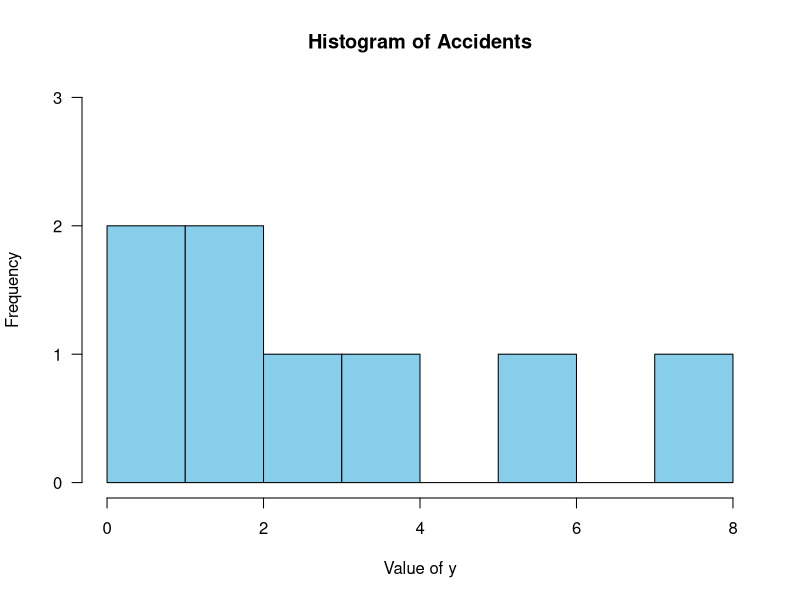
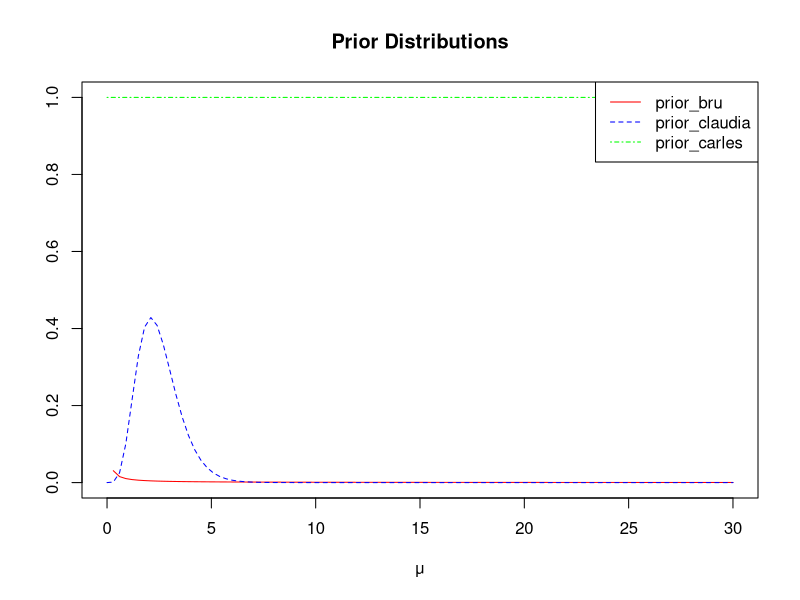
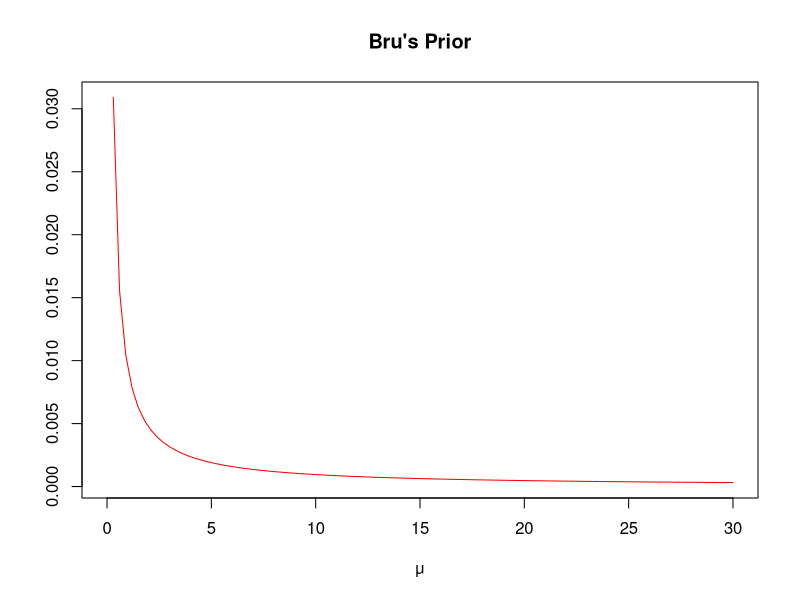
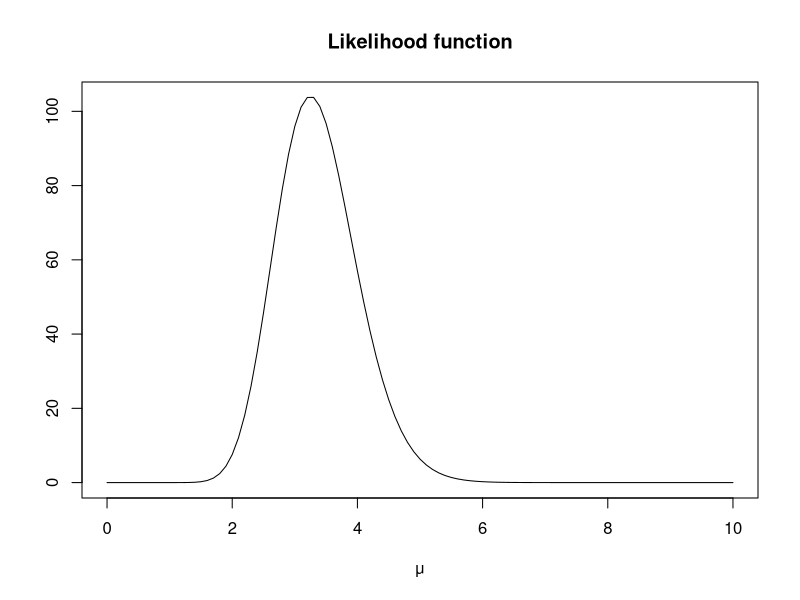
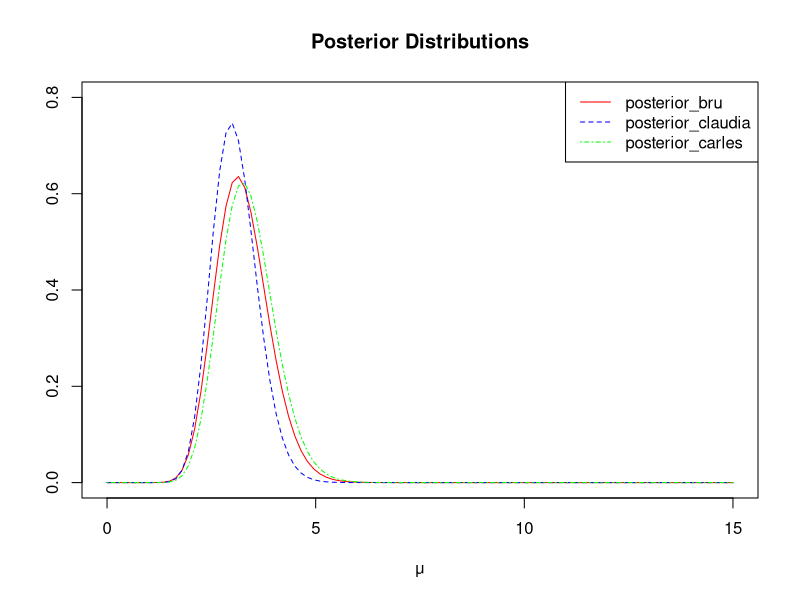
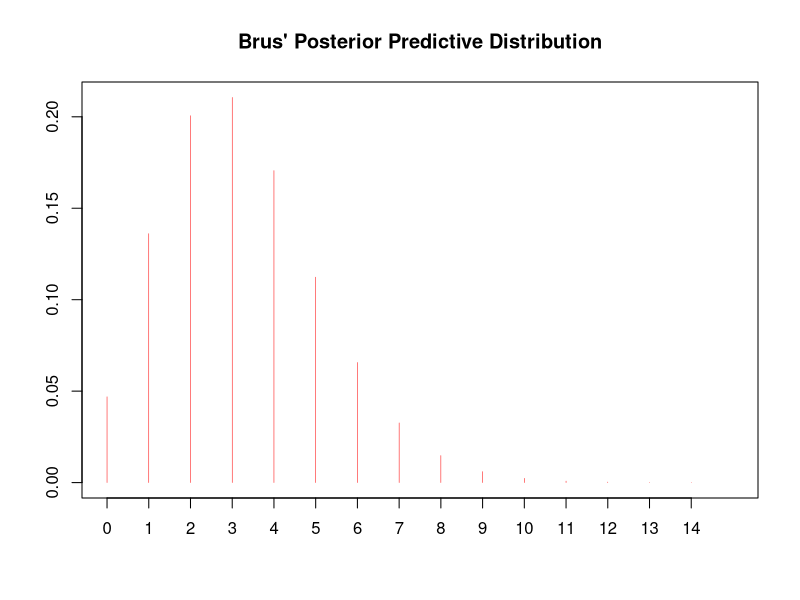
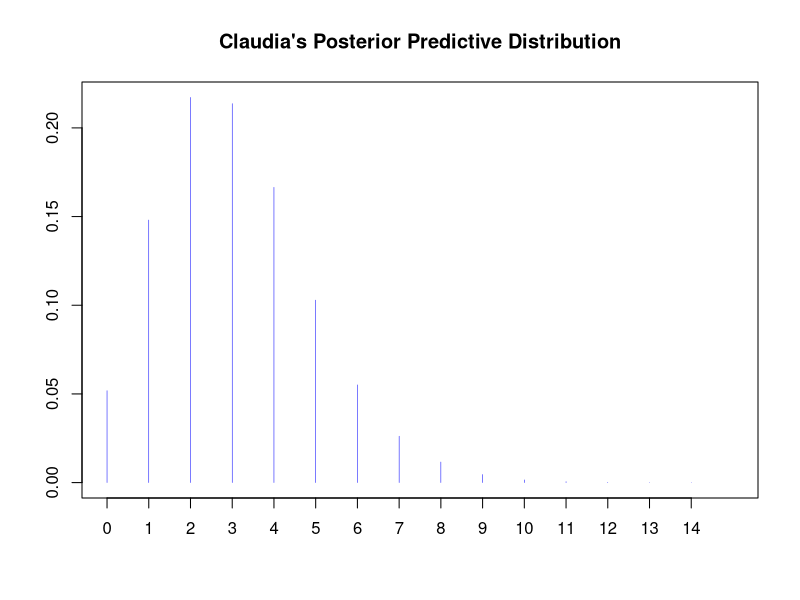
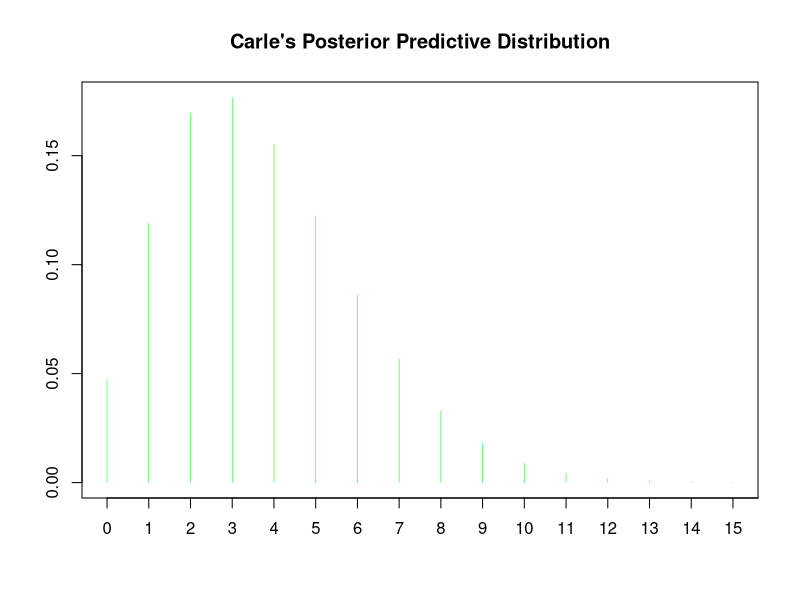

The R script that drew these images, in order:
## ---- chunk 1
knitr::opts_chunk$set(echo = TRUE)
## ---- chunk 2
###### data

y <- c(3, 2, 0, 8, 2, 4, 6, 1) 
n <- length(y)
n
y
## ---- chunk 3
hist(y, 
     breaks = 8,            # Number of bins
     col = "skyblue",        # Fill color
     border = "black",       # Border color
     main = "Histogram of Accidents", # Main title
     xlab = "Value of y",    # X-axis label
     ylab = "Frequency",     # Y-axis label
     xlim = c(min(y), max(y)), # X-axis limits
     ylim = c(0, 3),         # Y-axis limits
     probability = FALSE,     # Normalize to probability density
     las = 1                  # Make labels horizontal
)
## ---- chunk 4
mean.y <- mean(y)
std.y <- sd(y)
mean.y; std.y
## ---- chunk 5
# Initialize the probability densities for the three prior distributions
prior_bru <- function(x) dgamma(x, 0.01, 0.001)
prior_claudia <- function(x) dgamma(x, 6.25, 2.5)
prior_carles <- function(x) ifelse(x >= 0, 1, 0)

# Define custom colors for the distributions
bruprior_color <- "red"
claudiaprior_color <- "blue"
carlesprior_color <- "green"


par(mfrow = c(1, 1))
plot(prior_bru, xlim = c(0, 30), ylim = c(0, 1), main = "Prior Distributions",
     ylab = "", xlab = "μ", lty = 1, col = bruprior_color)
plot(prior_claudia, xlim = c(0, 30), add = TRUE, lty = 2, col = claudiaprior_color)
plot(prior_carles, xlim = c(0, 30), add = TRUE, lty = 4, col = carlesprior_color)
legend("topright", c("prior_bru", "prior_claudia", "prior_carles"),
       lty = c(1, 2, 4), col = c(bruprior_color, claudiaprior_color, carlesprior_color))
## ---- chunk 6
plot(prior_bru, xlim=c(0,30), main = "Bru's Prior", ylab="", xlab = "μ", lty=1, col = bruprior_color)
## ---- chunk 7
likelihood <- function(lambda) {
 lambda^sum(y)*exp(-n*lambda)
}
## ---- chunk 8
plot(likelihood, xlim=c(0,10), main = "Likelihood function", ylab="", xlab = "μ",lty=1)
## ---- chunk 9
#prior_bru <- function(x) dgamma(x, 0.01, 0.001)
posterior_bru <- function(x)dgamma(x, 0.01 + sum(y), 0.001 + n)

#prior_claudia <- function(x) dgamma(x, 6.25, 2.5)
posterior_claudia <- function(x)dgamma(x, 6.25 + sum(y), 2.5 + n)

#prior_carles <- function(x) ifelse(x > 0, 1, 0)
posterior_carles <- function(lambda) {
 (lambda^sum(y)*exp(-n*lambda)) /integrate(function(lambda)(lambda^sum(y)*exp(-n*lambda)), lower = 0, upper = 15)$value
}

# Define custom colors for the distributions
bruposterior_color <- "red"
claudiaposterior_color <- "blue"
carlesposterior_color <- "green"

par(mfrow = c(1, 1))
plot(posterior_bru, xlim = c(0, 15), ylim = c(0, 0.8), main = "Posterior Distributions",
     ylab = "", xlab = "μ", lty = 1, col = bruposterior_color)
plot(posterior_claudia, xlim = c(0, 15), add = TRUE, lty = 2, col = claudiaposterior_color)
plot(posterior_carles, xlim = c(0, 15), add = TRUE, lty = 4, col = carlesposterior_color)
legend("topright", c("posterior_bru", "posterior_claudia", "posterior_carles"),
       lty = c(1, 2, 4), col = c(bruposterior_color, claudiaposterior_color, carlesposterior_color))

## ---- chunk 10
sample_lambda <- function(num_samples) {
  lambda_samples <- numeric(num_samples)
  for (i in 1:num_samples) {
    while (TRUE) {
      lambda_candidate <- runif(1, 0, 15)  # Sample a lambda candidate
      
      # Calculate the acceptance probability
      acceptance_prob <- likelihood(lambda_candidate)
      
      # Accept the candidate with probability acceptance_prob
      if (runif(1) < acceptance_prob) {
        lambda_samples[i] <- lambda_candidate
        break  # Break out of the while loop
      }
    }
  }
  return(lambda_samples)
}
## ---- chunk 11
# Set the number of simulations
num_simulations <- 100000

# Initialize lists to store the results
post_predictive_sim_bru <- vector("list", length = num_simulations)
post_predictive_sim_claudia <- vector("list", length = num_simulations)
post_predictive_sim_carles <- vector("list", length = num_simulations)

lambdas <- sample_lambda(num_simulations)

# Simulate from the three posterior distributions and calculate the predictive posterior
for (i in 1:num_simulations) {
  
  # Simulate from the posterior distributions
  sample_bru <- rgamma(1, shape = 0.01 + sum(y), rate = 0.001 + n)
  
  sample_claudia <- rgamma(1, shape = 6.25 + sum(y), rate = 2.5 + n)

  # Calculate the posterior predictive distribution using the Poisson(μ) prior
  predictive_bru <- rpois(1, lambda = sample_bru)
  predictive_claudia <- rpois(1, lambda = sample_claudia)
  predictive_carles <- rpois(1, lambda = lambdas[i])

  # Store the results
  post_predictive_sim_bru[i] <- predictive_bru
  post_predictive_sim_claudia[i] <- predictive_claudia
  post_predictive_sim_carles[i] <- predictive_carles
}
## ---- chunk 12
 # Store the results
post_predictive_sim_bru <- unlist(post_predictive_sim_bru)
post_predictive_sim_claudia <- unlist(post_predictive_sim_claudia)
post_predictive_sim_carles <- unlist(post_predictive_sim_carles)
## ---- chunk 13
par(mfrow = c(1, 1))

# Bru's Posterior Predictive Distribution
plot(table(post_predictive_sim_bru)/num_simulations, xlim=c(0, 15), ylab = "", xlab = "", col=bruposterior_color, lwd=0.5)
title("Brus' Posterior Predictive Distribution")

# Claudia's Posterior Predictive Distribution
par(mfrow = c(1, 1))  # Reset the plot layout to one plot region
plot(table(post_predictive_sim_claudia)/num_simulations, xlim=c(0, 15), ylab = "", xlab = "", col=claudiaposterior_color, lwd=0.5)
title("Claudia's Posterior Predictive Distribution")

# Carles's Posterior Predictive Distribution
par(mfrow = c(1, 1))  # Reset the plot layout to one plot region
plot(table(post_predictive_sim_carles)/num_simulations, xlim=c(0, 15), ylab = "", xlab = "", col=carlesposterior_color, lwd=0.5)
title("Carle's Posterior Predictive Distribution")
## ---- chunk 14
quantile_levels <- c(0.05, 0.25, 0.5, 0.75, 0.95)
quantile(post_predictive_sim_claudia, quantile_levels)

# 5th percentile
claudia_lower_quantile <- quantile(post_predictive_sim_claudia, 0.05)

# 95th percentile
claudia_upper_quantile <- quantile(post_predictive_sim_claudia, 0.95)
## ---- chunk 15
# 5th percentile
quantile(post_predictive_sim_carles, quantile_levels)
carles_lower_quantile <- quantile(post_predictive_sim_carles, 0.05)

# 95th percentile
carles_upper_quantile <- quantile(post_predictive_sim_carles, 0.95)
## ---- chunk 16
# 5th percentile
quantile(post_predictive_sim_bru, quantile_levels)
bru_lower_quantile <- quantile(post_predictive_sim_bru, 0.05)

# 95th percentile
bru_upper_quantile <- quantile(post_predictive_sim_bru, 0.95)
## ---- chunk 17
# Print the intervals for each vector
cat("Claudia's 90% Interval: 
    [", claudia_lower_quantile, ",", claudia_upper_quantile, "]\n")
cat("Bru's 90% Interval: 
    [", bru_lower_quantile, ",", bru_upper_quantile, "]\n")
cat("Carle's 90% Interval: 
    [", carles_lower_quantile, ",", carles_upper_quantile, "]\n")

